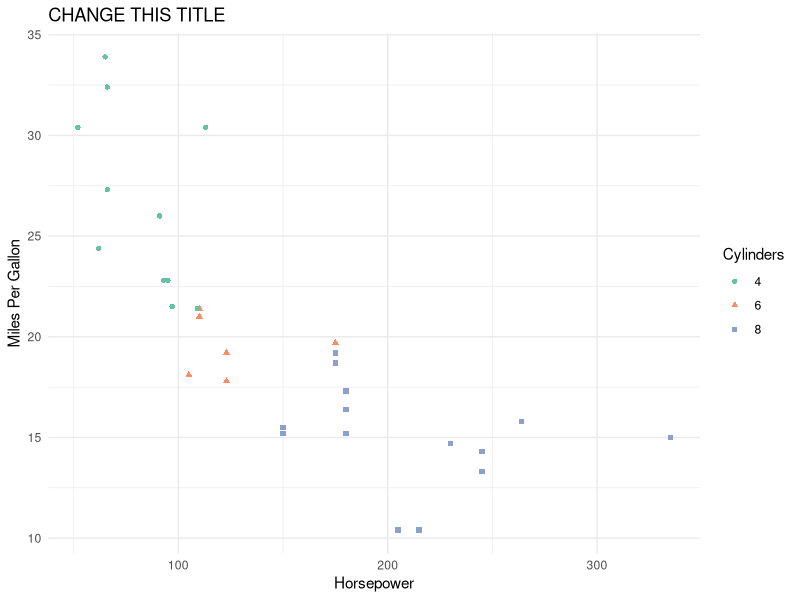

R code for this plot:
### This is code to produce a scatter plot on the `mtcars` (motortrends) dataset

# load required packages
library(dplyr)
library(ggplot2)

# load in data set
data(mtcars)

# create a scatterplot
mtcars %>% 
    mutate(cyl = as.factor(cyl)) %>%
    ggplot(aes(x = hp, y = mpg, color = cyl, shape = cyl)) + 
    geom_point() + 
    scale_color_brewer(palette = "Set2")  +
    xlab("Horsepower") + 
    ylab("Miles Per Gallon") +
    labs(color = "Cylinders", shape = "Cylinders") +
    theme_minimal() + 
    ggtitle("CHANGE THIS TITLE")
